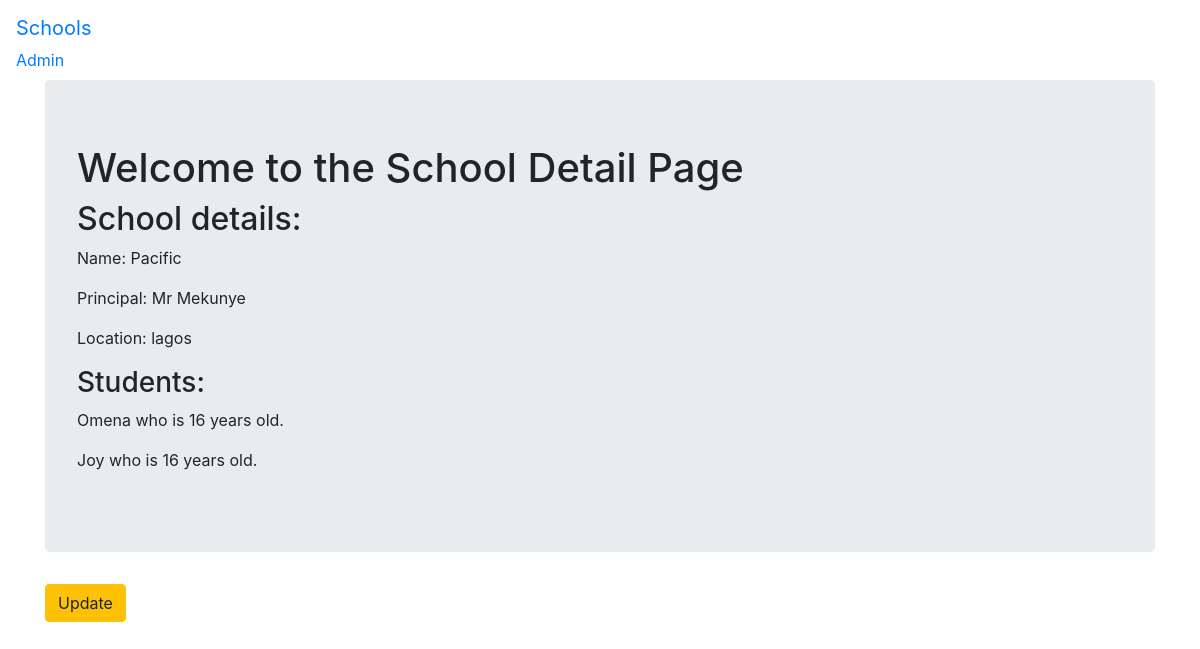
The page /basic_app/2/ on the database as committed earlier.
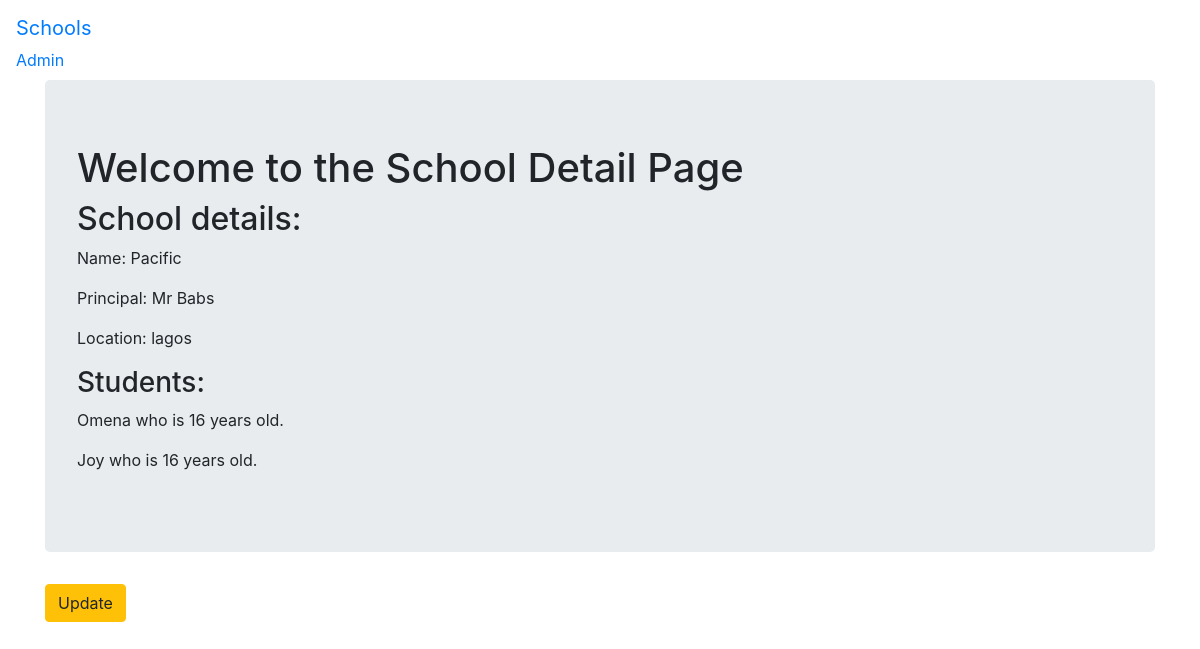
The same page on the database as committed later.
### basic_app/models.py (models this page shows, shortened)
class School(models.Model):
    name = models.CharField(max_length=256)
    principal = models.CharField(max_length=256)
    location = models.CharField(max_length=256)

class Student(models.Model):
    name = models.CharField(max_length=256)
    age = models.PositiveIntegerField()
    school = models.ForeignKey(School,related_name='students',on_delete=models.DO_NOTHING)

### basic_app/views.py (the view)
# urls.py: path('<int:pk>/',views.SchoolDetailView.as_view(),name='detail'),
class SchoolDetailView(DetailView,):
    context_object_name = 'school_detail'
    model = models.School
    template_name = 'basic_app/school_detail.html'

### basic_app/templates/basic_app/school_detail.html
{% extends 'basic_app/basic_app_base.html' %}
{% block body_block %}
<div class="jumbotron">
    <h1>Welcome to the School Detail Page</h1>
    <h2>School details:</h2>
    <p>Name: {{school_detail.name}}</p>
    <p>Principal: {{school_detail.principal}}</p>
    <p>Location: {{school_detail.location}}</p>
    <h3>Students:</h3>
    {% for student in school_detail.students.all %}
        <p>{{student.name}} who is {{student.age}} years old.</p>
    {% endfor %}
</div>
<div>
    <p><a  class='btn btn-warning' href="{% url 'basic_app:update' pk=school_detail.pk %}">Update</a></p>
</div>
{% endblock %}

### basic_app/templates/basic_app/basic_app_base.html (shortened to what this page needs)
<!DOCTYPE html>
<html>
    <head>
        <link rel="stylesheet" href="https://stackpath.bootstrapcdn.com/bootstrap/4.3.1/css/bootstrap.min.css">
    </head>
    <body>
        <nav class="navbar navbar-default navbar-static-top">
            <ul class="nav navbar-nav">
                <li><a class="navbar-brand" href="{% url 'basic_app:list' %}">Schools</a></li>
                <li><a class="navbar-link" href="{% url 'admin:index' %}">Admin</a></li>
            </ul>
        </nav>
        <div class = "container">
            {% block body_block %}
            {% endblock %}
        </div>
    </body>
</html>

Rows that differ between the two databases and show on the page:
changed School "Pacific": principal "Mr Mekunye" → "Mr Babs"
